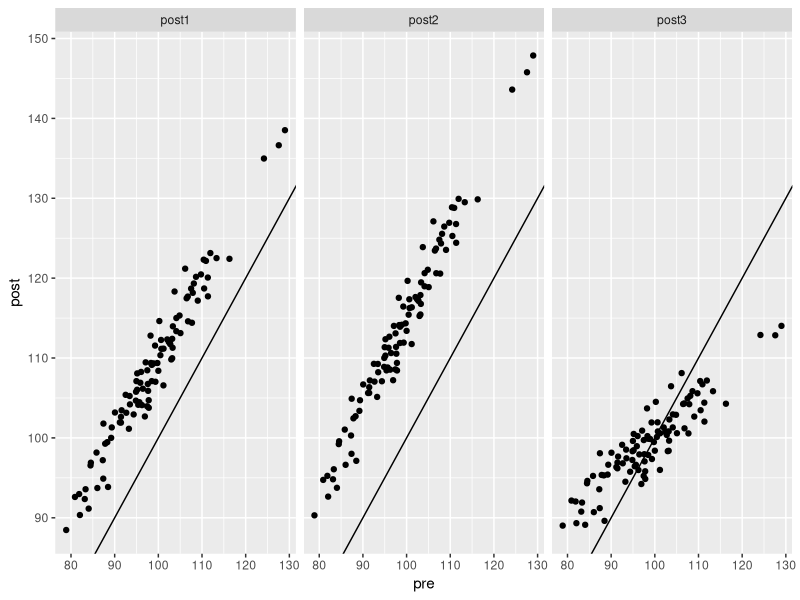

Write R code to recreate this figure.
## ---- chunk 1
knitr::opts_chunk$set(echo = TRUE, warning=FALSE, message=FALSE, 
                      results='show', cache=TRUE, autodep=TRUE)
## ---- chunk 2
library(tidyverse)
d <- tibble(study = 1:100)
## ---- chunk 3
d$pre <- rnorm(100, 100, 10)
## ---- chunk 4
noise <- rnorm(100, 0, 2)
d$post1 <- d$pre + 10 + noise
d$post2 <- 1.15 * d$pre + noise
d$post3 <- 0.5 * d$pre + 50 + noise
## ---- chunk 5
d %>%
  gather(post_type, post, post1:post3) %>%
  ggplot() + 
  geom_point(aes(x = pre, y = post)) +
  geom_abline(intercept = 0, slope = 1) +
  facet_wrap(~post_type)
